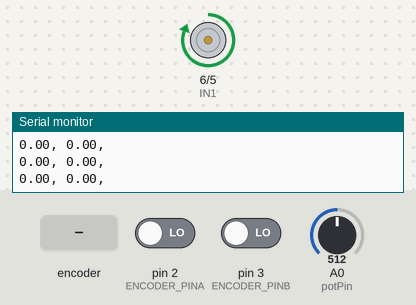
This sketch was run on a simulated Arduino Uno, built with avr-gcc and run on an emulated ATmega328P. On the bench: motor-driver pin pairs drawn as motors (green arrow = first pin HIGH = forward, orange = second pin HIGH = backward, longer = more drive), the last lines printed to the serial monitor. The inputs (shaded band) are chosen by the test bench; at power-on: A0 (potPin) = 512, pin 2 (ENCODER_PINA) LOW, pin 3 (ENCODER_PINB) LOW.

Above: at 1.2 s.
1.3 s: rotary encoder on pin 2 (ENCODER_PINA) / pin 3 (ENCODER_PINB) turned 1 step (first pin leading)
At 2.5 s:
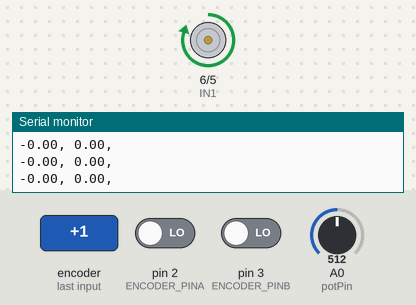
3.0 s: A0 (potPin) set to 716
At 4.3 s:
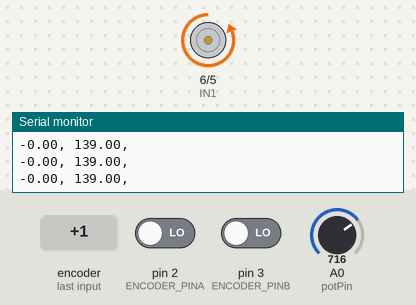
4.6 s: A0 (potPin) set to 306
At 5.8 s:
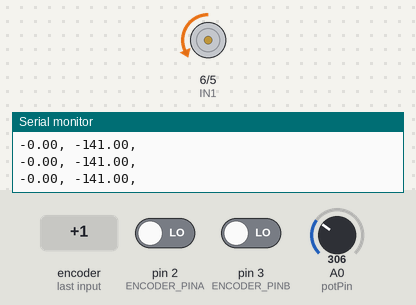
Timing chart, 0 to 7.6 s (numbered marks = the images above; inputs shaded):
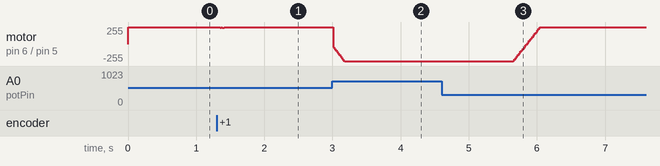

Measured:
- after the input at 1.3 s, motor on pin 6 (IN1) / pin 5 (IN2): forward 255/255 → forward 250/255 after 0.05 s, → forward 252/255 0.17 s later
- after the input at 3.0 s, motor on pin 6 (IN1) / pin 5 (IN2): moves from forward 252/255 to backward 255/255 over 0.17 s, starting at once
- after the input at 4.6 s, motor on pin 6 (IN1) / pin 5 (IN2): moves from backward 255/255 to forward 255/255 over 0.41 s, starting after 1.1 s

The sketch:

Task_6_3_Closed_Loop_Velocity_Controlled_By_Potentiometer.ino
```cpp
#define ENCODER_PINA 2
#define ENCODER_PINB 3
#define COUNTS_PER_REVOLUTION 12
#define GEAR_RATIO 30

// encoder variables
int M0_PWM = 5;    // Set up the M0_PWM pin
int M0_PHASE = 6;  // Set up the M0_PHASE pin
int potPin = 0;    // Set up the potentiometer pin
int potVal;        // Declare a variable to hold the potentiometer value
int motorSpeed;    // Declare a variable to hold the motor speed
int IN1 = 6;
int IN2 = 5;
int reverse_flag = 0;

// encoder variables
volatile int encoderCounts = 0;

// control variables
double desiredRPM = 0.0, prevRPM = 0.0, currentRPM = 0.0, control_signal = 0.0, prev_control_signal = 0.0;
double error = 0.0, prevError = 0.0;
unsigned long currentTime = 0, prevTime = 0;
double deltaTime = 0.0, currentPosition = 0.0, deltaPosition = 0.0, prevPosition = 0.0;

// EncoderA ISR
void encoderA() {
  // look for a low-to-high on channel B
  if (digitalRead(ENCODER_PINA) == HIGH) {
    // check channel A to see which way encoder is turning
    digitalRead(ENCODER_PINB) ? encoderCounts++ : encoderCounts--;
  } else {
    // check channel A to see which way encoder is turning
    digitalRead(ENCODER_PINB) ? encoderCounts-- : encoderCounts++;
  }
}  // End EncoderA ISR


// EncoderB ISR
void encoderB() {
  // look for a low-to-high on channel B
  if (digitalRead(ENCODER_PINB) == HIGH) {
    // check channel A to see which way encoder is turning
    digitalRead(ENCODER_PINA) ? encoderCounts-- : encoderCounts++;
  } else {
    // check channel A to see which way encoder is turning
    digitalRead(ENCODER_PINA) ? encoderCounts++ : encoderCounts--;
  }

}  // End EncoderB ISR


double PIController() {

  double Kp = 1.00;
  double Ki = 8.0;
  double dt = 0.01;
  double outMax = 255.0;
  double outMin = 0.0;
  static double integral = 0.0;
  double proportional = Kp * error;     // Calculate the proportional term
  integral += double(Ki * error * dt);  // Calculate the integral term
  double output = proportional + integral;  // Calculate the output

  // Limit the output to the minimum and maximum values
  if (output > outMax) {
    output = outMax;
  } else if (output < outMin) {
    output = outMin;
  }

  return output;  // Return the output
}

// low pass filtering function
double LowPassFilter(double currentReading, double previousReading, double alpha) {
  if(abs(currentReading - previousReading) > 60000) {
    currentReading = previousReading; // bad ENCODER_COUNTS read, integer overflow, skip this reading.
  }
  double filteredReading = double(alpha * currentReading + (1.0 - alpha) * previousReading);
  return filteredReading;
}


void setup() {

  Serial.begin(9600);

  // init DC motor
  pinMode(IN1, OUTPUT);
  pinMode(IN2, OUTPUT);

  digitalWrite(IN1, LOW);
  digitalWrite(IN2, LOW);

  // initialize encoders, attache ISR functions
  pinMode(ENCODER_PINA, INPUT);
  pinMode(ENCODER_PINB, INPUT);

  // Attached interrupt to encoder pins
  attachInterrupt(digitalPinToInterrupt(ENCODER_PINA), encoderA, CHANGE);
  attachInterrupt(digitalPinToInterrupt(ENCODER_PINB), encoderB, CHANGE);
  delay(1);
}


void loop() {
  // get desired position if available
  potVal = analogRead(potPin);
  desiredRPM = map(potVal, 0, 1023, -350, 350);

  // ------ Plot wheel RPM ------
  // Calculate time difference
  currentTime = millis();
  deltaTime = double(currentTime - prevTime) / 1000.0;  // convert to seconds

  // Calculate position difference
  currentPosition = (double)encoderCounts / (COUNTS_PER_REVOLUTION * GEAR_RATIO);


  deltaPosition = (double)currentPosition - prevPosition;

  // Calculate velocity in RPM
  currentRPM = (double)(deltaPosition / deltaTime) * 60.0;

  currentRPM = LowPassFilter(currentRPM, prevRPM, 0.3);  // filter the measured velocity

  error = double(desiredRPM - currentRPM);

  control_signal = PIController();

  // Set motor direction and speed
  analogWrite(IN2, control_signal);
  analogWrite(IN1, 255 - control_signal);


  Serial.print(currentRPM);
  Serial.print(", ");

  Serial.print(desiredRPM);
  Serial.println(",");

  // Update previous values
  prevTime = currentTime;
  prevPosition = currentPosition;
  prevRPM = currentRPM;
  prevError = error;
  delay(10);
}
```
